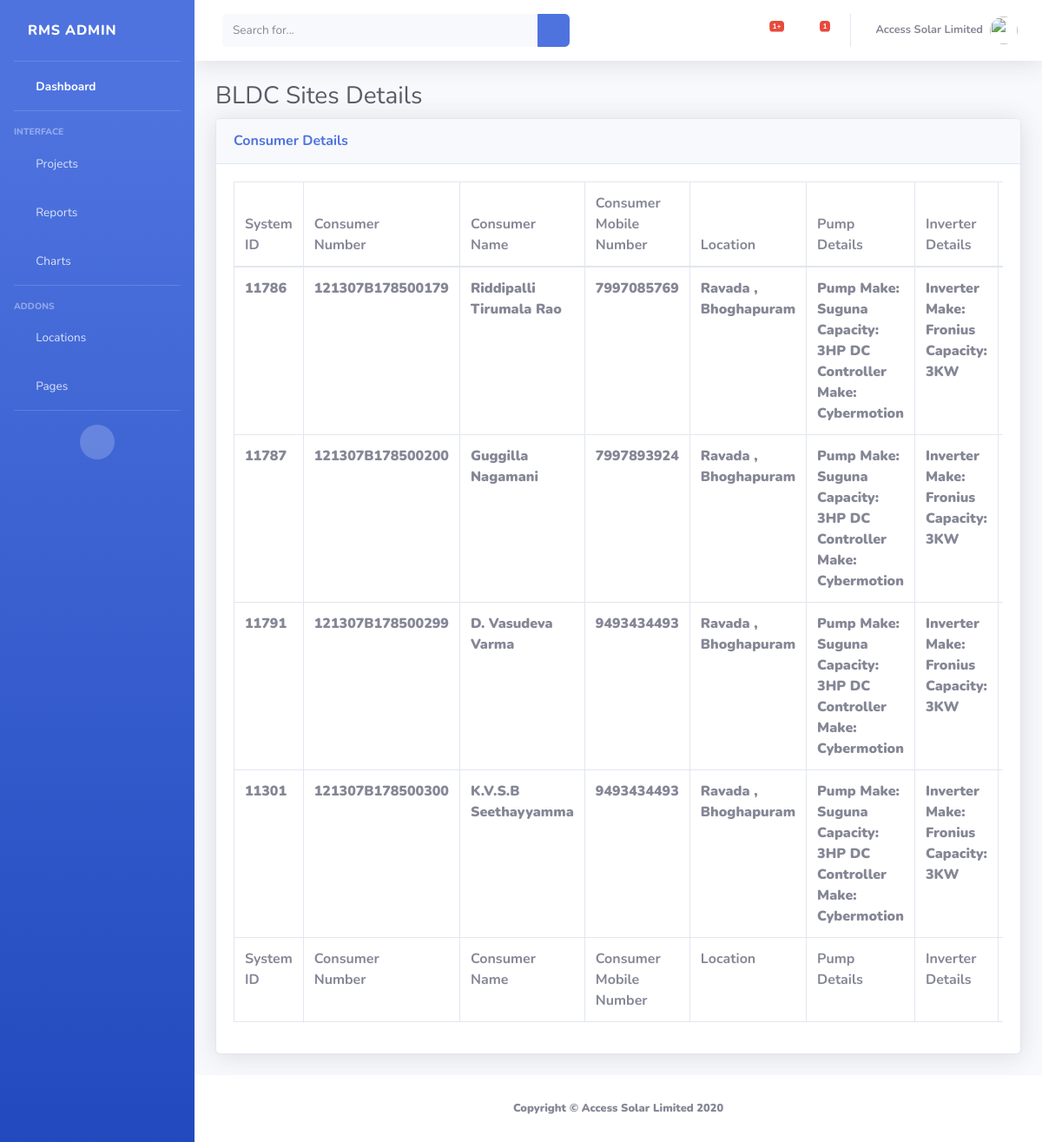
Page /bldc/ on the committed database.
### rms/models.py (models this page shows, shortened)
class siteDtls(models.Model):
	Sid = models.CharField(max_length=30,null=True,blank=True)
	ConNum = models.CharField(max_length=30,null=True,blank=True)
	ConName = models.CharField(max_length=30,null=True,blank=True)
	ConMob = models.IntegerField(max_length=10, null=True,blank=True)
	LocName = models.CharField(max_length=100,null=True,blank=True)
	PumpDtls = models.CharField(max_length=100,null=True,blank=True)
	InvDtls = models.CharField(max_length=100,null=True,blank=True)

### rms/views.py (the view)
# urls.py: path('bldc/', views.bldc, name='bldc_projects'),
def bldc(request):
	table_data = siteDtls.objects.all()
	return render(request, 'bldcsites.html', {'table_data': table_data})

### templates/bldcsites.html (shortened to what this page needs)
<!DOCTYPE html>
{% load static %}
<html lang="en">
<head>
  <link href="{% static 'vendor/fontawesome-free/css/all.min.css' %}" rel="stylesheet" type="text/css">
  <link href="{% static 'css/sb-admin-2.min.css' %}" rel="stylesheet">
  <link href="{% static 'vendor/datatables/dataTables.bootstrap4.min.css' %}" rel="stylesheet">
</head>
<body id="page-top">
  <div id="wrapper">
    <ul class="navbar-nav bg-gradient-primary sidebar sidebar-dark accordion" id="accordionSidebar">
      <a class="sidebar-brand d-flex align-items-center justify-content-left" href="{% url 'home' %}">
        <div class="sidebar-brand-text mx-3">RMS Admin</div>
      </a>
      <hr class="sidebar-divider my-0">
      <li class="nav-item active">
        <a class="nav-link" href="{% url 'home' %}">
          <i class="fas fa-fw fa-tachometer-alt"></i>
          <span>Dashboard</span></a>
      </li>
      <hr class="sidebar-divider">
      <div class="sidebar-heading">
        Interface
      </div>
      <li class="nav-item">
        <a class="nav-link collapsed" href="#" data-toggle="collapse" data-target="#collapseTwo" aria-expanded="true" aria-controls="collapseTwo">
          <i class="fas fa-fw fa-cog"></i>
          <span>Projects</span>
        </a>
      </li>
      <li class="nav-item">
        <a class="nav-link collapsed" href="#" data-toggle="collapse" data-target="#collapseNew" aria-expanded="true" aria-controls="collapseNew">
          <i class="fas fa-fw fa-table"></i>
          <span>Reports</span>
        </a>
      </li>
      <li class="nav-item">
        <a class="nav-link" href="#">
          <i class="fas fa-fw fa-chart-area"></i>
          <span>Charts</span></a>
      </li>
      <hr class="sidebar-divider">
      <div class="sidebar-heading">
        Addons
      </div>
      <li class="nav-item">
        <a class="nav-link collapsed" href="#" data-toggle="collapse" data-target="#collapseUtilities" aria-expanded="true" aria-controls="collapseUtilities">
          <i class="fas fa-fw fa-wrench"></i>
          <span>Locations</span>
        </a>
      </li>
      <li class="nav-item">
        <a class="nav-link collapsed" href="#" data-toggle="collapse" data-target="#collapsePages" aria-expanded="true" aria-controls="collapsePages">
          <i class="fas fa-fw fa-folder"></i>
          <span>Pages</span>
        </a>
      </li>
      <hr class="sidebar-divider d-none d-md-block">
      <div class="text-center d-none d-md-inline">
        <button class="rounded-circle border-0" id="sidebarToggle"></button>
      </div>
    </ul>
    <div id="content-wrapper" class="d-flex flex-column">
      <div id="content">
        <nav class="navbar navbar-expand navbar-light bg-white topbar mb-4 static-top shadow">
          <form action="{% url 'searchid' %}" class="d-none d-sm-inline-block form-inline mr-auto ml-md-3 my-2 my-md-0 mw-100 navbar-search" method="POST">
            <div class="input-group">
              <input type="search" class="form-control bg-light border-0 small" placeholder="Search for..." aria-label="Search" aria-describedby="basic-addon2" name='idno'>
              <div class="input-group-append">
                <button class="btn btn-primary" type="submit">
                  <i class="fas fa-search fa-sm"></i>
                </button>
              </div>
            </div>
          </form>
          <ul class="navbar-nav ml-auto">
            <li class="nav-item dropdown no-arrow mx-1">
              <a class="nav-link dropdown-toggle" href="#" id="alertsDropdown" role="button" data-toggle="dropdown" aria-haspopup="true" aria-expanded="false">
                <i class="fas fa-bell fa-fw"></i>
                <span class="badge badge-danger badge-counter">1+</span>
              </a>
            </li>
            <li class="nav-item dropdown no-arrow mx-1">
              <a class="nav-link dropdown-toggle" href="#" id="messagesDropdown" role="button" data-toggle="dropdown" aria-haspopup="true" aria-expanded="false">
                <i class="fas fa-envelope fa-fw"></i>
                <span class="badge badge-danger badge-counter">1</span>
              </a>
            </li>
            <li class="nav-item dropdown no-arrow">
              <a class="nav-link dropdown-toggle" href="#" id="userDropdown" role="button" data-toggle="dropdown" aria-haspopup="true" aria-expanded="false">
                <span class="mr-2 d-none d-lg-inline text-gray-600 small"><b>Access Solar Limited<b></span>
                <img class="img-profile rounded-circle" src="{% static 'img/pump.png' %}" >
              </a>
            </li>
          </ul>
        </nav>
        <div class="container-fluid">
          <h1 class="h3 mb-2 text-gray-800">BLDC Sites Details</h1>
          <div class="card shadow mb-4">
            <div class="card-header py-3">
              <h6 class="m-0 font-weight-bold text-primary">Consumer Details</h6>
            </div>
            <div class="card-body">
              <div class="table-responsive">
                <table class="table table-bordered" id="dataTable" width="100%" cellspacing="0">
                  <thead>
                    <tr>
                      <th>System<br>ID</br></th>
                      <th>Consumer<br>Number</br></th>
                      <th>Consumer<br>Name</br></th>
                      <th>Consumer<br>Mobile Number</br></th>
                      <th>Location</th>
                      <th>Pump<br>Details</br></th>
                      <th>Inverter<br>Details</br></th>
                      <th>Open<br>Dashboard</br></th>
                    </tr>
                  </thead>
                  <tfoot>
                    <tr>
                      <th>System<br>ID</br></th>
                      <th>Consumer<br>Number</br></th>
                      <th>Consumer<br>Name</br></th>
                      <th>Consumer<br>Mobile Number</br></th>
                      <th>Location</th>
                      <th>Pump<br>Details</br></th>
                      <th>Inverter<br>Details</br></th>
                      <th>Open<br>Dashboard</br></th>
                    </tr>
                  </tfoot>
                  <tbody>
              {% for x in table_data %}
                    <tr>
                      <td>{{x.Sid}}</td>
                      <td>{{x.ConNum}}</td>
                      <td>{{x.ConName}}</td>
                      <td>{{x.ConMob}}</td>
                      <td>{{x.LocName}}</td>
                      <td>{{x.PumpDtls}}</td>
                      <td>{{x.InvDtls}}</td>
                      <td><a href="{% url 'IdDtls' x.Sid %}" class="btn btn-dark">Open</a></td>
                    </tr>
              {% endfor %}
                  </tbody>
                </table>
              </div>
            </div>
          </div>
        </div>
      </div>
      <footer class="sticky-footer bg-white">
        <div class="container my-auto">
          <div class="copyright text-center my-auto">
            <span>Copyright &copy; Access Solar Limited 2020</span>
          </div>
        </div>
      </footer>
    </div>
  </div>
</body>
</html>

### rows in the picture
siteDtls: Sid "11786", ConNum "121307B178500179", ConName "Riddipalli Tirumala Rao", ConMob "7997085769", LocName "Ravada , Bhoghapuram", PumpDtls "Pump Make: Suguna Capacity: 3HP DC Controller Make: Cybermotion", InvDtls "Inverter Make: Fronius Capacity: 3KW"
siteDtls: Sid "11787", ConNum "121307B178500200", ConName "Guggilla Nagamani", ConMob "7997893924", LocName "Ravada , Bhoghapuram", PumpDtls "Pump Make: Suguna Capacity: 3HP DC Controller Make: Cybermotion", InvDtls "Inverter Make: Fronius Capacity: 3KW"
siteDtls: Sid "11791", ConNum "121307B178500299", ConName "D. Vasudeva Varma", ConMob "9493434493", LocName "Ravada , Bhoghapuram", PumpDtls "Pump Make: Suguna Capacity: 3HP DC Controller Make: Cybermotion", InvDtls "Inverter Make: Fronius Capacity: 3KW"
siteDtls: Sid "11301", ConNum "121307B178500300", ConName "K.V.S.B Seethayyamma", ConMob "9493434493", LocName "Ravada , Bhoghapuram", PumpDtls "Pump Make: Suguna Capacity: 3HP DC Controller Make: Cybermotion", InvDtls "Inverter Make: Fronius Capacity: 3KW"
